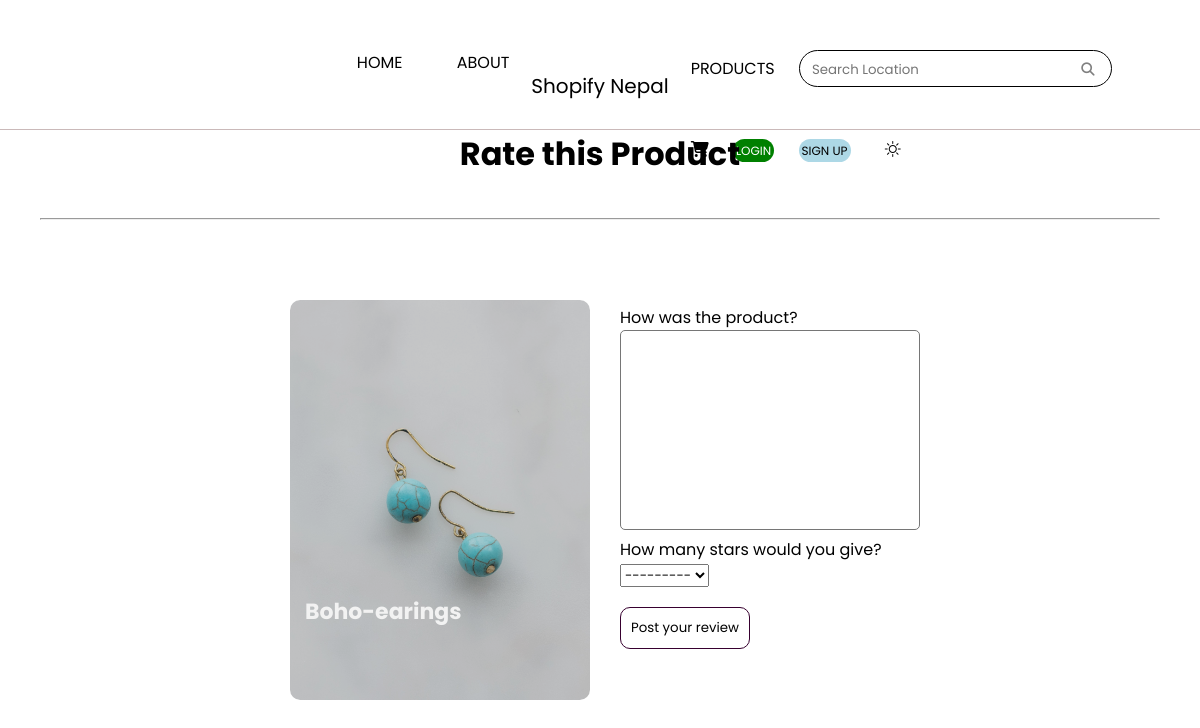
The app's page /4/rating with its own data.
### stroll1/models.py (models this page shows, shortened)
class Destination(models.Model):
    id = models.AutoField(primary_key=True)
    name = models.CharField(max_length=100)
    description = models.CharField(max_length=1000)
    price = models.FloatField()
    img = models.ImageField(upload_to="pics", null=True)
    @property
    def imageUrl(self):
        try:
            url = self.img.url
        except:
            url = ''
        return url

### stroll1/views.py (the view, shortened to what this page needs)
# urls.py: path("<dest_id>/rating", views.ratingPage, name="rating"),
def ratingPage(request, dest_id):
     destination = Destination.objects.get(id=dest_id)
     reviews = Rating.objects.filter(destination=destination)
     avg_reviews = reviews.aggregate(Avg('rating'))
     reviews_count = reviews.count()
     user = request.user
     form = ratingForm()
     context = {'form': form, 'destination': destination, 'avg_reviews' : avg_reviews,'reviews_count' : reviews_count}
     return render(request, 'rating.html', context)

### stroll1/forms.py
class ratingForm(ModelForm):
    description = forms.CharField(widget=forms.Textarea(attrs = {'class': 'materialize-textarea'}), required=False)
    class Meta:
        model = Rating
        fields = [ 'description', 'rating']

### Templates/rating.html (shortened to what this page needs)
{% extends 'base.html'%} {% load static %} {% static "images" as baseUrl %}
    {% block content %}
    <h1 style="text-align: center;">Rate this Product</h1>
    <div style="padding: 40px;">
    <hr></div>
    <div class="rate-container" aria-label="Rate bhaktapur by adding a short review text and giving stars out of 5">
        <div class="g-img products">
            <img src="{{destination.imageUrl}}" alt="">
            <div class="img-text">
                <h3 class="product-name">{{destination.name}}</h3>
            </div>
        </div>
        <div class="rate-form-container">
            <form action="" method="POST">
                <p>How was the product?</p>
                {{form.description}}
                <p>How many stars would you give?</p>
                <div style="width: 100%;">
                    {{form.rating}}
                </div>
                <input type="submit" value="Post your review">
            </form>
        </div>
    </div>
    {% endblock %}

### static/css/style.css (style rules this page uses)
* { margin: 0; box-sizing: border-box; font-family: 'Poppins', sans-serif; scroll-behavior: smooth; }
body { overflow-x: hidden; }
.g-img { border-radius: 10px; width: 300px; height: 400px; position: relative; cursor: pointer; margin: 10px; }
.g-img img { position: absolute; height: 100%; width: 100%; border-radius: 10px; object-fit: cover; }
.img-text { position: absolute; background-color: rgba(0,0,0,0.15); height: 100%; width: 100%; border-radius: 5px ; z-index: 3; }
.products { overflow: hidden; position: relative; }
.products img { transition: 0.5s all; z-index: 1; height: 100%; }
.g-img h3, .g-img p { position: absolute; }
.g-img h3 { top: 70%; color: #F2F2F2; font-size: 25px; padding: 15px; }
.rate-container { padding: 30px; display: flex; justify-content: center; }
.rate-form-container { margin-top: 15px; margin-left: 20px; }
.rate-form-container textarea { width: 100%; border-radius: 5px; resize: none; width: 300px; height: 200px; }
.rate-form-container input { margin-top: 20px; text-align: center; background-color: #ffffff; color: black; padding: 10px; border: 1px solid #37002f; transition: 0.3s all; border-radius: 10px; }

### static/css/stroll-media.css (style rules this page uses)
@media screen and (max-width:1200px) { .g-img h3 { font-size: 22px; } }

### records on screen
Destination: imageUrl (picture), name "Boho-earings"
